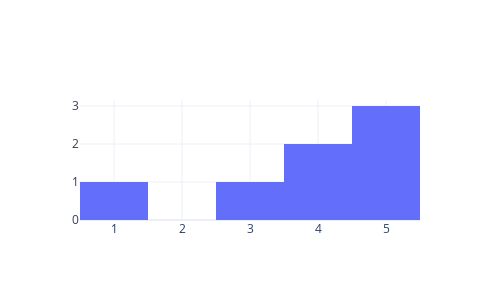

This figure's notebook cell:
### Code cell
show_plot([trace_hist], layout)

### Figure 1 — Plotly figure (JSON) as saved in the notebook; plotly's stock layout.template omitted (floating-point values rounded to 4 significant figures)
{"data": [{"type": "histogram", "x": [1, 5, 5, 4, 3, 4, 5], "xbins": {"size": 1}}], "layout": {"height": 300, "hovermode": "closest", "width": 500, "xaxis": {"showgrid": true}, "yaxis": {"showgrid": true}}}
